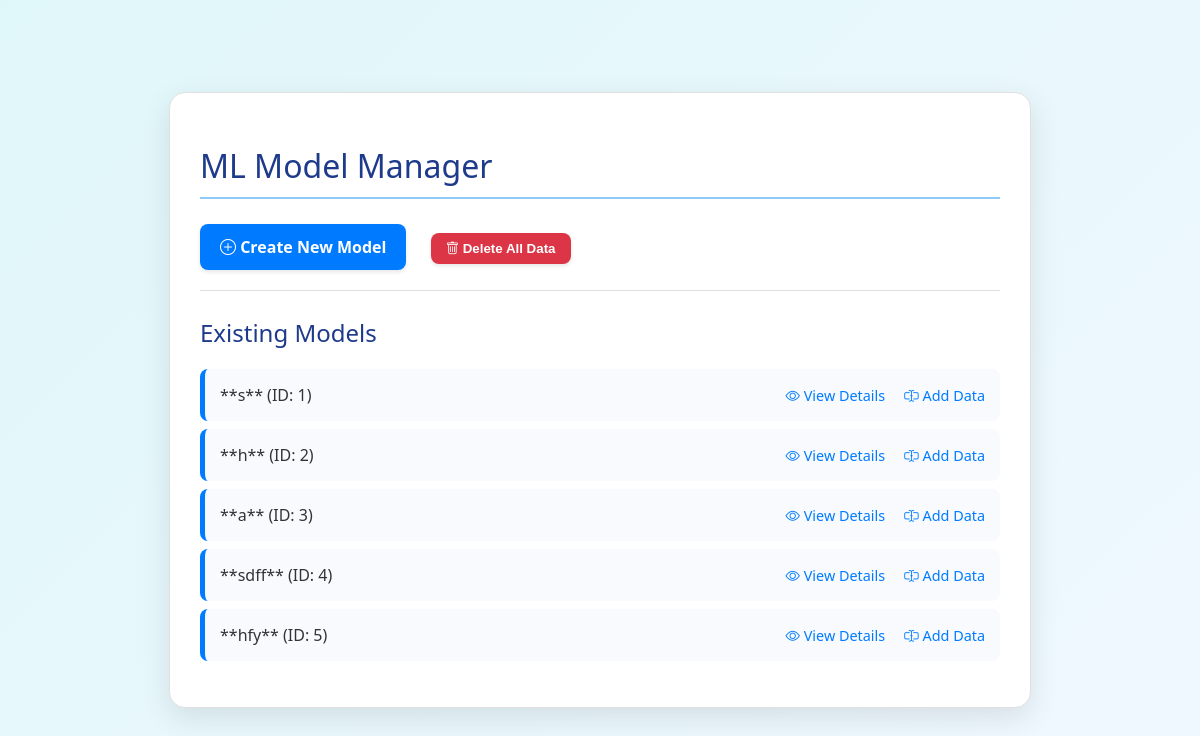
Before: / with the older database file.
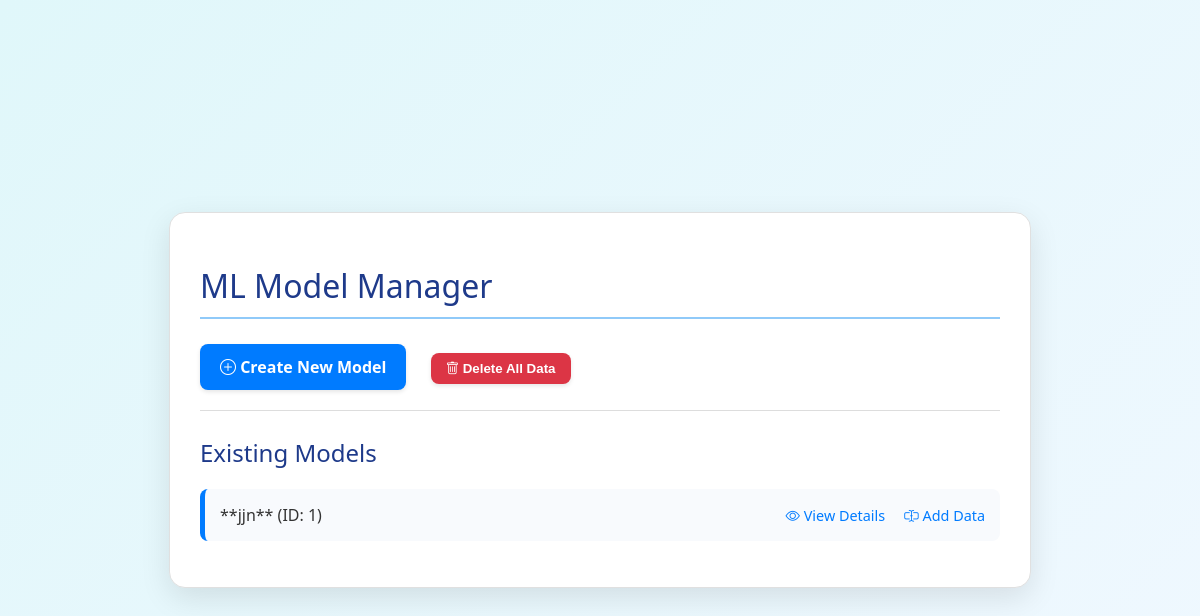
After: the same page with the newer database file.
### tables this page shows
CREATE TABLE models (
            id INTEGER PRIMARY KEY AUTOINCREMENT,
            name TEXT NOT NULL,
            data_field TEXT,   
            labels TEXT        
        );

### app.py (the view)
@app.route("/")
def index():
    models = [tuple_to_dict(m) for m in get_all_models()]
    return render_template("index.html", models=models)

### app.py (called while the page is built)
def tuple_to_dict(model_tuple):
    return {
        "id": model_tuple[0],
        "name": model_tuple[1],
        "data_field": model_tuple[2],
        "labels": model_tuple[3]
    }

### database.py (called while the page is built)
def get_all_models():
    conn = sqlite3.connect(DB_NAME)
    c = conn.cursor()
    c.execute("SELECT * FROM models")
    models = c.fetchall()
    conn.close()
    return models

### templates/index.html (shortened to what this page needs)
<!DOCTYPE html>
<html>
<head>
    <link rel="stylesheet" href="https://cdn.jsdelivr.net/npm/bootstrap-icons@1.11.3/font/bootstrap-icons.min.css">
</head>
<body>
    <div class="container">
        <h1>ML Model Manager</h1>
        <a class="action-link" href="{{ url_for('create_model') }}"><i class="bi bi-plus-circle"></i> Create New Model</a>
        <form method="POST" action="{{ url_for('delete_all') }}" style="display: inline-block; margin-left: 20px;">
            <button type="submit" class="delete-btn">
                <i class="bi bi-trash"></i> Delete All Data
            </button>
        </form>
        <hr>
        <h2>Existing Models</h2>
        <ul>
            {% for model in models %}
                <li>
                    <span>**{{ model.name }}** (ID: {{ model.id }})</span>
                    <span class="model-actions">
                        <a href="{{ url_for('model_detail', model_id=model.id) }}"><i class="bi bi-eye"></i> View Details</a>
                        <a href="{{ url_for('add_data', model_id=model.id) }}"><i class="bi bi-input-cursor-text"></i> Add Data</a>
                    </span>
                </li>
            {% endfor %}
        </ul>
    </div>
</body>
</html>

### templates/index.html (style rules this page uses)
body { font-family: 'Segoe UI', Tahoma, Geneva, Verdana, sans-serif; margin: 0; padding: 0; background: linear-gradient(135deg, #e0f7fa, #f0f8ff); min-height: 100vh; display: flex; justify-content: center; align-items: center; color: #333; }
.container { max-width: 800px; width: 90%; padding: 30px; border-radius: 16px; background: #ffffff; box-shadow: 0 10px 30px rgba(0, 0, 0, 0.1); border: 1px solid #e0e0e0; }
h1 { color: #1e3a8a; border-bottom: 2px solid #90caf9; padding-bottom: 10px; margin-bottom: 25px; font-weight: 400; }
h2 { color: #1e3a8a; margin-top: 25px; font-weight: 400; }
.action-link { display: inline-block; padding: 12px 20px; background-color: #007bff; color: white; text-decoration: none; border-radius: 8px; font-weight: 600; transition: all 0.3s; box-shadow: 0 2px 4px rgba(0, 0, 0, 0.1); }
ul { list-style: none; padding: 0; }
li { padding: 15px; margin-bottom: 8px; background: #f8fafd; border-radius: 8px; border-left: 5px solid #007bff; display: flex; justify-content: space-between; align-items: center; transition: background 0.3s; }
.model-actions a { margin-left: 15px; color: #007bff; text-decoration: none; font-size: 0.9em; font-weight: 500; }
.delete-btn { background-color: #dc3545; color: white; border: none; padding: 8px 15px; border-radius: 8px; cursor: pointer; transition: background-color 0.3s; font-weight: 600; box-shadow: 0 2px 4px rgba(0, 0, 0, 0.1); }
hr { border: 0; height: 1px; background: #ddd; margin: 20px 0; }

Changed rows visible on the page:
removed models: name "h", id "2"
removed models: name "a", id "3"
removed models: name "sdff", id "4"
removed models: name "hfy", id "5"
changed models id 1: name "s" → "jjn"
